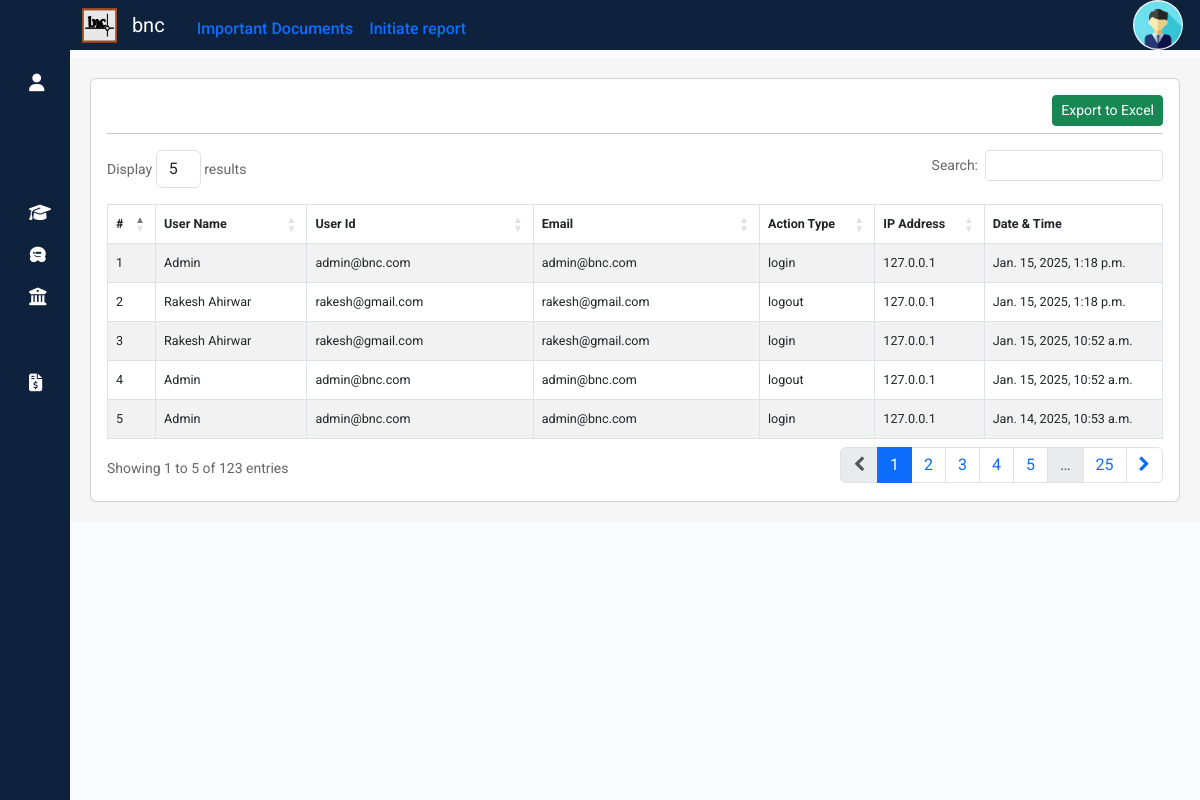
Page /propval/userlog on the earlier database version.
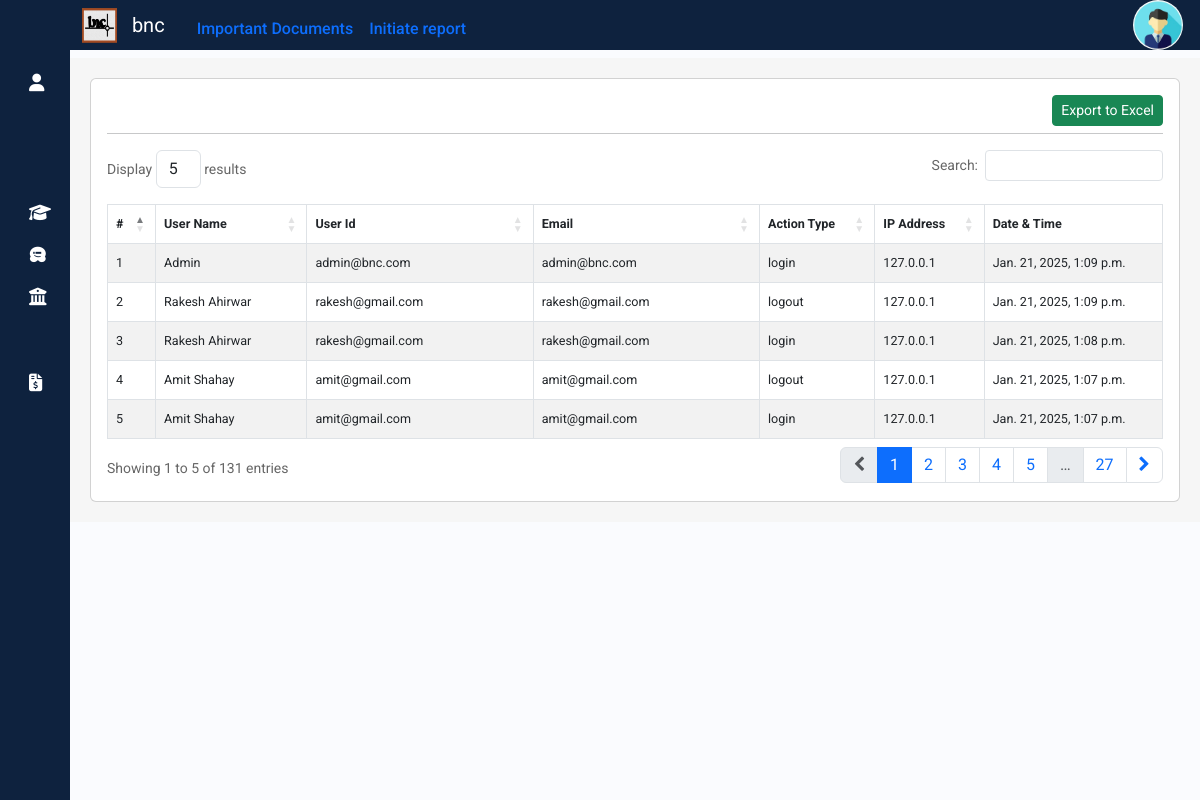
Same page on the later database version.
### propval/models.py (models this page shows, shortened)
class UserActivity(models.Model):
    user = models.ForeignKey(User, on_delete=models.DO_NOTHING,null=True)
    username=models.CharField(max_length=80,null=True)
    userdetails = models.ForeignKey(UserDetails, on_delete=models.DO_NOTHING,null=True)
    useremail=models.CharField(max_length=80,null=True)
    action_type = models.CharField(max_length=50)  # e.g. "login", "logout", "login_failed"
    timestamp = models.DateTimeField(auto_now_add=True)
    ip_address = models.GenericIPAddressField(null=True, blank=True)  # Optional

class UserDetails(models.Model):
    user = models.OneToOneField(User, on_delete=models.DO_NOTHING,null=True)
    user_email = models.EmailField(unique=True, null=True, blank=True)
    first_name = models.CharField(max_length=30, null=True, blank=True)
    last_name = models.CharField(max_length=30, null=True, blank=True)  # Allow null and blank values
    phone = models.CharField(max_length=10, null=True, blank=True)
    add1 = models.CharField(max_length=100, null=True, blank=True)
    add2 = models.CharField(max_length=100, null=True, blank=True)
    city = models.CharField(max_length=30, null=True, blank=True)
    region = models.CharField(max_length=30, null=True, blank=True)
    zip = models.CharField(max_length=6, null=True, blank=True)
    country = models.CharField(max_length=20, null=True, blank=True)
    profileimage = models.ImageField(null=True, blank=True,upload_to="profile/")
    role = models.CharField(max_length=30, null=True, blank=True)
    bankname = models.CharField(max_length=50, null=True)
    bankacno = models.CharField(max_length=20, null=True)
    bankacnoconf = models.CharField(max_length=20, null=True)
    ifsccode = models.CharField(max_length=12,null=True)

### propval/views.py (the view)
# urls.py: path('userlog',views.Userlog,name='userlog'),
def Userlog(request):
    useractivities = UserActivity.objects.all().order_by('-timestamp')
    return render(request, 'userlog.html', {'useractivities': useractivities})

### templates/userlog.html (shortened to what this page needs)
{% extends "sidebar.html" %}
{% load static %}
{% block content %}
  <div class="container my-2" style="display:block; background-color:#f6f6f6; padding:20px 20px 20px;">
    <div class="row">
      <div class="col-md-12">
        <div class="card">
          <div class="card-body">
            <a class="btn btn-success btn-sm float-end" href="/api/engcompletedreportexport">Export to Excel</a><br>
              <hr>
            <table id="userlogtable" class="table table-hover table-striped table-bordered" style="font-size: 90%;">
              <thead>
                <tr>
                  <th scope="col">#</th>
                  <th scope="col">User Name</th>
                  <th scope="col">User Id</th>
                  <th scope="col">Email</th>
                  <th scope="col">Action Type</th>
                  <th scope="col">IP Address</th>
                  <th scope="col">Date & Time</th>
                </tr>
              </thead>
              <tbody>
                {% for useractiviti in useractivities %}
                <tr {% if recrep.receptionid.priority%}  class="table-danger" {%else%} class=""{% endif %}>
                  <td scope="row">{{forloop.counter}}</td>
                  {% if useractiviti.userdetails.first_name %}
                  <td >{{useractiviti.userdetails.first_name}} {{useractiviti.userdetails.last_name}}</td>
                  {%else%}
                  <td style="color: red; font-weight: 600;" >Suspicious user</td>
                  {% endif %}
                  {% if useractiviti.user.username %}
                  <td >{{useractiviti.user.username}}</td>
                  {% else %}
                  <td >{{useractiviti.username}}</td>
                  {% endif %}
                  {% if useractiviti.user.email %}
                  <td >{{useractiviti.user.email}}</td>
                  {% else%}
                  <td >{{useractiviti.useremail}}</td>
                  {% endif %}
                  <td >{{useractiviti.action_type}}</td>
                  <td >{{useractiviti.ip_address}}</td>
                  <td >{{useractiviti.timestamp}}</td>
                </tr>
                {% endfor %}
              </tbody>
            </table>
          </div>
        </div>
      </div>
    </div>
  </div>
{% endblock %}

Differences in the rows shown:
no longer on this page (row unchanged): UserActivity: userdetails.first_name "Admin", user.username "admin@bnc.com", user.email "admin@bnc.com", action_type "login", ip_address "127.0.0.1", timestamp "Jan. 15, 2025, 1:18 p.m."
no longer on this page (row unchanged): UserActivity: userdetails.first_name "Rakesh", userdetails.last_name "Ahirwar", user.username "rakesh@gmail.com", user.email "rakesh@gmail.com", action_type "logout", ip_address "127.0.0.1", timestamp "Jan. 15, 2025, 1:18 p.m."
no longer on this page (row unchanged): UserActivity: userdetails.first_name "Rakesh", userdetails.last_name "Ahirwar", user.username "rakesh@gmail.com", user.email "rakesh@gmail.com", action_type "login", ip_address "127.0.0.1", timestamp "Jan. 15, 2025, 10:52 a.m."
no longer on this page (row unchanged): UserActivity: userdetails.first_name "Admin", user.username "admin@bnc.com", user.email "admin@bnc.com", action_type "logout", ip_address "127.0.0.1", timestamp "Jan. 15, 2025, 10:52 a.m."
no longer on this page (row unchanged): UserActivity: userdetails.first_name "Admin", user.username "admin@bnc.com", user.email "admin@bnc.com", action_type "login", ip_address "127.0.0.1", timestamp "Jan. 14, 2025, 10:53 a.m."
added UserActivity: userdetails.first_name "Admin", user.username "admin@bnc.com", user.email "admin@bnc.com", action_type "login", ip_address "127.0.0.1", timestamp "Jan. 21, 2025, 1:09 p.m."
added UserActivity: userdetails.first_name "Rakesh", userdetails.last_name "Ahirwar", user.username "rakesh@gmail.com", user.email "rakesh@gmail.com", action_type "logout", ip_address "127.0.0.1", timestamp "Jan. 21, 2025, 1:09 p.m."
added UserActivity: userdetails.first_name "Rakesh", userdetails.last_name "Ahirwar", user.username "rakesh@gmail.com", user.email "rakesh@gmail.com", action_type "login", ip_address "127.0.0.1", timestamp "Jan. 21, 2025, 1:08 p.m."
added UserActivity: userdetails.first_name "Amit", userdetails.last_name "Shahay", user.username "amit@gmail.com", user.email "amit@gmail.com", action_type "logout", ip_address "127.0.0.1", timestamp "Jan. 21, 2025, 1:07 p.m."
added UserActivity: userdetails.first_name "Amit", userdetails.last_name "Shahay", user.username "amit@gmail.com", user.email "amit@gmail.com", action_type "login", ip_address "127.0.0.1", timestamp "Jan. 21, 2025, 1:07 p.m."
Other differences:
text written by a page script: "Display results Search: Showing 1 to 5 of 123 entries 1 2 3 4 5 … 25" → "Display results Search: Showing 1 to 5 of 131 entries 1 2 3 4 5 … 27"
